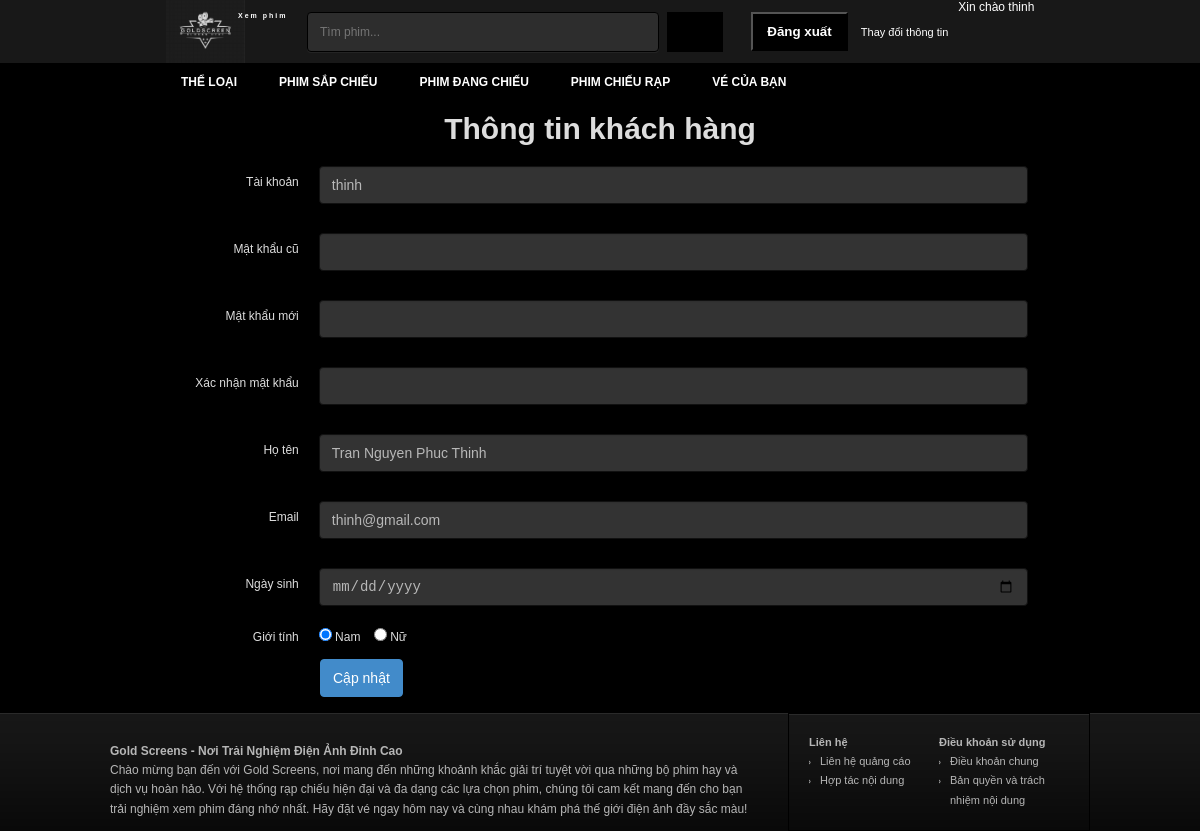
The app's page /info_account.php (signed in) with its own data.
### tables this page shows
CREATE TABLE `user` (
  `ID` int(5) NOT NULL,
  `username` varchar(30) NOT NULL,
  `fullname` varchar(50) NOT NULL,
  `password` varchar(100) NOT NULL,
  `email` varchar(50) NOT NULL,
  `birthday` date NOT NULL,
  `sex` varchar(10) NOT NULL,
  `usertype` int(2) NOT NULL
);

### info_account.php (the view, shortened to what this page needs)
<?php
  require_once("libs/db.php");
  $username = $_SESSION['username'];
  $query="SELECT * FROM user WHERE username= '$username'";
  $result=$link->query($query);
  $info = $result->fetch_array();
  $received_name  = $info['username'];
  $received_sex = $info['sex'];
  $received_fullname = $info['fullname'];
  $received_email = $info['email'];
?>
<!DOCTYPE html>
<html lang="vi" itemscope="itemscope" itemtype="http://schema.org/WebPage">
<head>
  <link href="css/owl.carousel.css" type="text/css" rel="stylesheet">
  <link href="css/style-info_account.css" type="text/css" rel="stylesheet">
  <link href="css/style.min.css" type="text/css" rel="stylesheet">
</head>
  <body style="position: relative;">
    <div id="wrapper">
      <?php
        include('header.php');
      ?>
      <div id="body-wrap" class="container">
      </div>
      <h3 style="margin-bottom: 20px; font-size:30px;text-align:center; ">Thông tin khách hàng</h3>
      <div class="form-update">
        <form method="post" id="form-update" name="form-update" class="form-horizontal" action="" role="form">
          <div class="form-group">
            <label class="col-lg-3 control-label">Tài khoản</label>
            <div class="col-lg-7">
              <input type="text" class="form-control" name="username" id="update-username" value="<?php echo htmlentities($received_name); ?>" readonly>
            </div>
          </div>
          <div class="form-group">
            <label class="col-lg-3 control-label">Mật khẩu cũ</label>
            <div class="col-lg-7">
              <input type="password" class="form-control" name="password" id="password" value="">
            </div>
          </div>
          <div class="form-group">
            <label class="col-lg-3 control-label">Mật khẩu mới</label>
            <div class="col-lg-7">
              <input type="password" class="form-control" name="password1" id="password1" value="">
            </div>
          </div>
          <div class="form-group">
            <label class="col-lg-3 control-label">Xác nhận mật khẩu</label>
            <div class="col-lg-7">
              <input type="password" class="form-control" name="password2" id="password2" value="">
            </div>
          </div>
            <div class="form-group">
              <label class="col-lg-3 control-label">Họ tên</label>
              <div class="col-lg-7">
                <input type="text" class="form-control" name="fullname" id="update-fullname" value="<?php echo htmlentities($received_fullname); ?>">
              </div>
            </div>
            <div class="form-group">
                <label class="col-lg-3 control-label">Email</label>
                <div class="col-lg-7"><input type="email" class="form-control" name="email" id="update-email" value="<?php echo htmlentities($received_email); ?>">
                </div>
            </div>
            <div class="form-group">
                <label class="col-lg-3 control-label">Ngày sinh</label>
                <div class="col-lg-7">
                  <input type="date" class="form-control" name="birthday" id="birthday"
                  value="<?php echo $birthday; ?>">
                </div>
            </div>
            <div class="form-group">
              <label class="col-lg-3 control-label">Giới tính</label>
              <div class="col-lg-7">
                <label class="checkbox-inline">
                  <input type="radio" name="gender" id="update-gender-male" value="male"
                  <?php echo ($received_sex=='male')?'checked':'' ?>> Nam</label>
                  <label class="checkbox-inline">
                  <input type="radio" name="gender" id="update-gender-female" value="female"
                  <?php echo ($received_sex=='female')?'checked':'' ?>> Nữ
                  </label>
              </div>
            </div>
            <div class="col-offset-3 col-lg-10">
              <button type="submit" class="btn btn-primary" id="button_update" name="button_update">Cập nhật</button>
            </div>
          </form>
      </div>
      <?php
      include('footer.php');
      ?>
  </body>
</html>

### header.php (shortened to what this page needs)
<div id="header">
  <div class="container">
    <h1 id="logo"><a href="?mod=home" title="Xem Phim">Xem phim</a></h1>
    <div id="search">
      <form method="post" action="?mod=search">
        <input type="text" autocomplete="off" name="kw" placeholder="Tìm phim..." class="keyword">
        <button type="submit" class="submit"></button>
      </form>
    </div>
    <div id="sign">
      <?php if (empty($_SESSION["username"])) { ?>
        <div class="login"><a rel="nofollow" id="log">Đăng nhập</a>
          <div class="login-form" id="login-form" style="display: none;">
            <form method="post" action="login.php">
              <div>
                <input type="text" placeholder="Tên đăng nhập" class="input username" name="username">
              </div>
              <div>
                <input type="password" placeholder="Mật khẩu" class="input password" name="password">
              </div>
              <div>
                <label class="remember">
                  <input type="checkbox" checked="checked" class="checkbox" name="remember"> Remember
                </label>
                <button type="submit" class="submit" name="btn_login">Đăng nhập</button>
              </div>
            </form>
          </div>
        </div>
        <div class="links"><a rel="nofollow" href="register.php">Đăng ký thành viên</a></div>
      <?php } else { ?>
        <form method="post" action="">
          <button id="logout" name="log_out">Đăng xuất</button>
          <a rel="nofollow" href="info_account.php">Thay đổi thông tin</a>
    </div>
    <span type="text" style="margin-top:10px">&nbsp&nbsp Xin chào <?php echo $_SESSION["username"] ?>
    <?php } ?>
  </div>
</div>
</div>
<div id="nav">
  <ul class="container menu">
    <li class="home"><a href="index.php" title=""></a></li>
    <?php
    $sql = 'select * from `nav-menu` where id != 2';
    $query = $link->query($sql);
    while ($r = $query->fetch_assoc()) {
    ?>
      <li class=""><a><?php echo $r['name']; ?></a>
      </li>
    <?php
    }
    ?>
    <li class=""><a href="ticket.php" title="">Vé của bạn</a></li>
  </ul>
</div>

### info_account.php (style rules this page uses)
.checkbox-inline { padding: 7px 0px 0px !important; }
.form-control { background-color: #333 !important; border: 1px solid #111 !important; color: #b8b8b8 !important; }
.col-lg-3, .col-lg-7, .col-lg-10 { position: relative; min-height: 1px; padding-left: 10px; padding-right: 10px; }
.form-control { -webkit-box-sizing: border-box; -moz-box-sizing: border-box; box-sizing: border-box; }
@media (min-width: 992px) { .col-lg-3, .col-lg-7, .col-lg-10 { float: left; } }
@media (min-width: 992px) { .col-lg-3 { width: 25%; } }
@media (min-width: 992px) { .col-lg-7 { width: 58.333333333333336%; } }
@media (min-width: 992px) { .col-lg-10 { width: 30%; } }
@media (min-width: 992px) { .col-offset-3 { margin-left: 25%; } }
.form-control { display: block; width: 100%; height: 38px; padding: 8px 12px; font-size: 14px; line-height: 1.428571429; color: #555555; vertical-align: middle; background-color: #ffffff; border: 1px solid #cccccc; border-radius: 4px; -webkit-box-shadow: inset 0 1px 1px rgba(0, 0, 0, 0.075); box-shadow: inset 0 1px 1px rgba(0, 0, 0, 0.075); -webkit-transition: border-color ease-in-out 0.15s, box-shadow ease-in-out 0.15s; transition: border-color ease-in-out 0.15s, box-shadow ease-in-out 0.15s; }
.form-group { margin-bottom: 15px; }
.radio-inline, .checkbox-inline { display: inline-block; padding-left: 20px; margin-bottom: 0; font-weight: normal; vertical-align: middle; cursor: pointer; }
.radio-inline + .radio-inline, .checkbox-inline + .checkbox-inline { margin-top: 0; margin-left: 10px; }
.btn { display: inline-block; padding: 8px 12px; margin-bottom: 0; font-size: 14px; font-weight: 500; line-height: 1.428571429; text-align: center; white-space: nowrap; vertical-align: middle; cursor: pointer; border: 1px solid transparent; border-radius: 4px; margin-left: 10px; }
.btn-primary { color: #ffffff; background-color: #428bca; border-color: #428bca; }
.form-horizontal .control-label { padding-top: 9px; }
.form-horizontal .form-group:before, .form-horizontal .form-group:after { display: table; content: " "; }
.form-horizontal .form-group:after { clear: both; }
@media (min-width: 768px) { .form-horizontal .form-group { margin-left: -15px; } }
@media (min-width: 768px) { .form-horizontal .control-label { text-align: right; } }

### header.php (style rules this page uses)
#logout { background-position: 0 -41px; background-repeat: no-repeat; cursor: pointer; display: inline-block; font-weight: 700; height: 39px; line-height: 30px; text-align: center; width: 97px; background: black; color: #fff; margin-right: 10px; }

### records on screen
nav-menu: name "THỂ LOẠI"
nav-menu: name "PHIM SẮP CHIẾU"
nav-menu: name "PHIM ĐANG CHIẾU"
nav-menu: name "PHIM CHIẾU RẠP"
user: username "thinh", fullname "Tran Nguyen Phuc Thinh", email "thinh@gmail.com", sex "☑ Nam", sex "☐ Nữ"

### other values on screen
$_SESSION["username"] "thinh"
